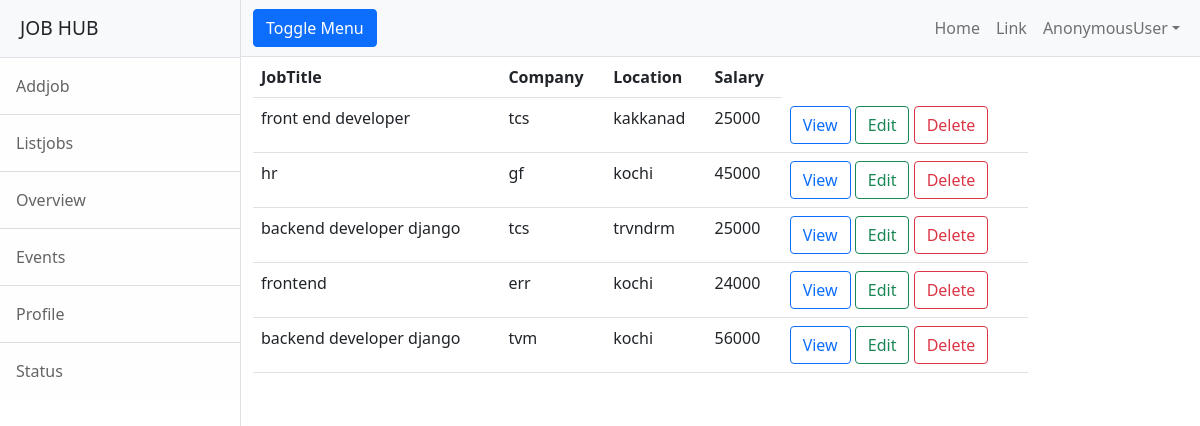
Screenshot of /employer/jobs/all with the database file from the repository.
### employer/models.py (models this page shows, shortened)
class Jobs(models.Model):
    job_title=models.CharField(max_length=120)
    company_name=models.CharField(max_length=120)
    location = models.CharField(max_length=120)
    salary=models.IntegerField(null=0)
    experience=models.PositiveIntegerField(default=0)

### employer/views.py (the view)
# urls.py: path("jobs/all",views.ListJobView.as_view(),name="emp-alljobs"),
class ListJobView(ListView):
    model = Jobs
    context_object_name = "jobs"
    template_name = "emp-listjob.html"

### employer/templates/emp-listjob.html (shortened to what this page needs)
{%extends 'base.html'%}
{%block body_block%}
<div class="row">
    <div class="col-10">
        <table class="table">
            <tr>
                <th>JobTitle</th>
                <th>Company</th>
                <th>Location</th>
                <th>Salary</th>
            </tr>
            {%for job in jobs%}
            <tr>
                <td>{{job.job_title}}</td>
                 <td>{{job.company_name}}</td>
                 <td>{{job.location}}</td>
                 <td>{{job.salary}}</td>
                <td>
                    <a href="{%url 'emp-jobdetail' job.id%}" class="btn btn-outline-primary">View</a>
                    <a href="{%url 'emp-editjob' job.id%}" class="btn btn-outline-success">Edit</a>
                    <a href="{%url 'emp-deletejob' job.id%}" class="btn btn-outline-danger">Delete</a>
                </td>
            </tr>
            {%endfor%}
        </table>
    </div>
    <div class="col-1"></div>
</div>
{%endblock%}

### employer/templates/base.html (shortened to what this page needs)
<!DOCTYPE html>
{%load static%}
<html lang="en">
    <head>
        <link href="{%static 'css/styles.css'%}" rel="stylesheet" />
    </head>
    <body>
        <div class="d-flex" id="wrapper">
            <div class="border-end bg-white" id="sidebar-wrapper">
                <div class="sidebar-heading border-bottom bg-light">JOB HUB</div>
                <div class="list-group list-group-flush">
                    <a class="list-group-item list-group-item-action list-group-item-light p-3" href="{%url 'emp-addjob' %}">Addjob</a>
                    <a class="list-group-item list-group-item-action list-group-item-light p-3" href="{%url 'emp-alljobs'%}">Listjobs</a>
                    <a class="list-group-item list-group-item-action list-group-item-light p-3" href="#!">Overview</a>
                    <a class="list-group-item list-group-item-action list-group-item-light p-3" href="#!">Events</a>
                    <a class="list-group-item list-group-item-action list-group-item-light p-3" href="#!">Profile</a>
                    <a class="list-group-item list-group-item-action list-group-item-light p-3" href="#!">Status</a>
                </div>
            </div>
            <div id="page-content-wrapper">
                <nav class="navbar navbar-expand-lg navbar-light bg-light border-bottom">
                    <div class="container-fluid">
                        <button class="btn btn-primary" id="sidebarToggle">Toggle Menu</button>
                        <div class="collapse navbar-collapse" id="navbarSupportedContent">
                            <ul class="navbar-nav ms-auto mt-2 mt-lg-0">
                                <li class="nav-item active"><a class="nav-link" href="#!">Home</a></li>
                                <li class="nav-item"><a class="nav-link" href="#!">Link</a></li>
                                <li class="nav-item dropdown">
                                    <a class="nav-link dropdown-toggle" id="navbarDropdown" href="#" role="button" data-bs-toggle="dropdown" aria-haspopup="true" aria-expanded="false">{{request.user}}</a>
                                </li>
                            </ul>
                        </div>
                    </div>
                </nav>
                <div class="container-fluid">
                    {%block body_block%}
                    {%endblock%}
                </div>
            </div>
        </div>
    </body>
</html>

### rows the page displays
Jobs: job_title "front end developer", company_name "tcs", location "kakkanad", salary "25000"
Jobs: job_title "hr", company_name "gf", location "kochi", salary "45000"
Jobs: job_title "backend developer django", company_name "tcs", location "trvndrm", salary "25000"
Jobs: job_title "frontend", company_name "err", location "kochi", salary "24000"
Jobs: job_title "backend developer django", company_name "tvm", location "kochi", salary "56000"

### other values shown
{{ request.user }} "AnonymousUser"
